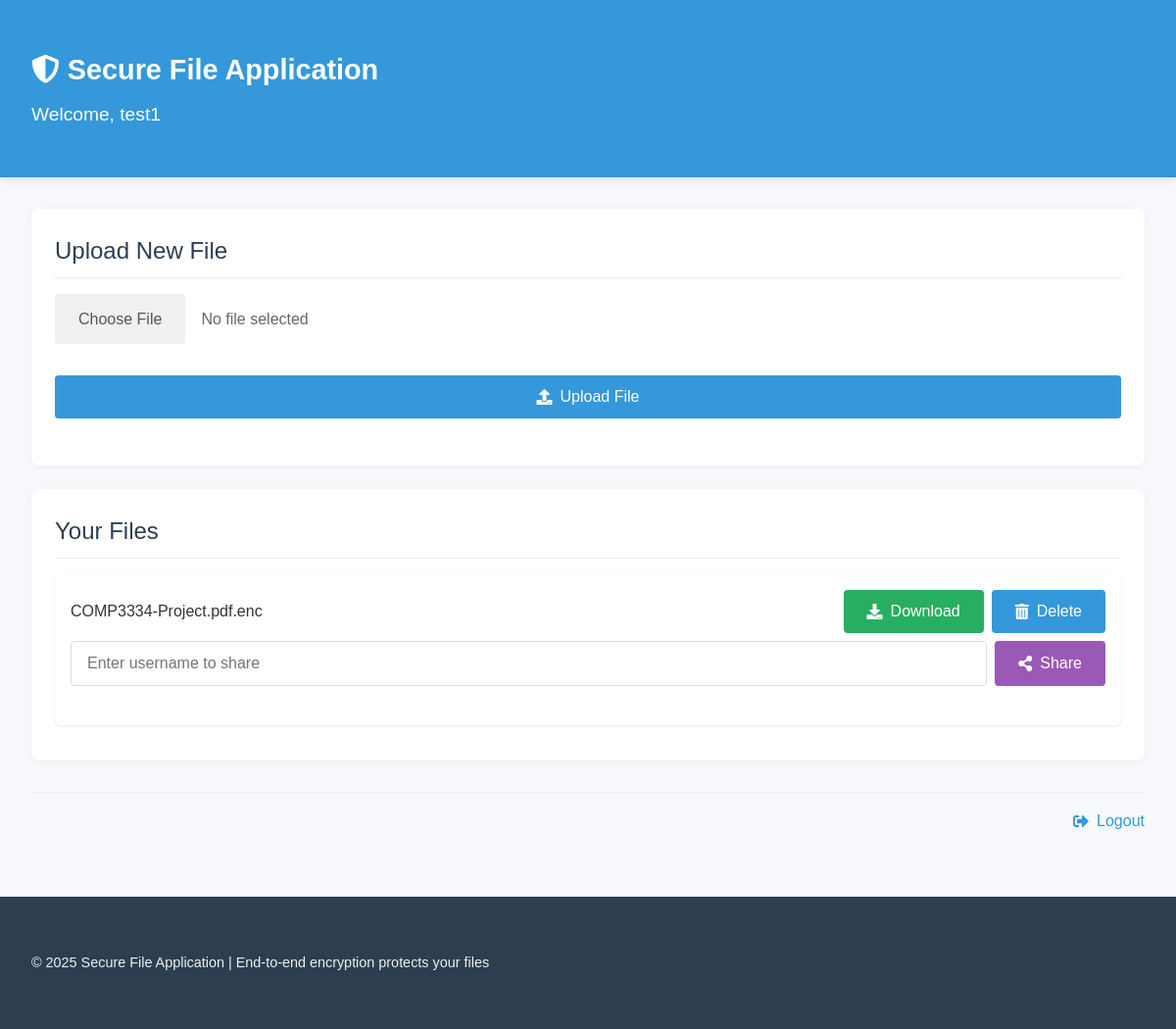
Page / (signed in) on the earlier database version.
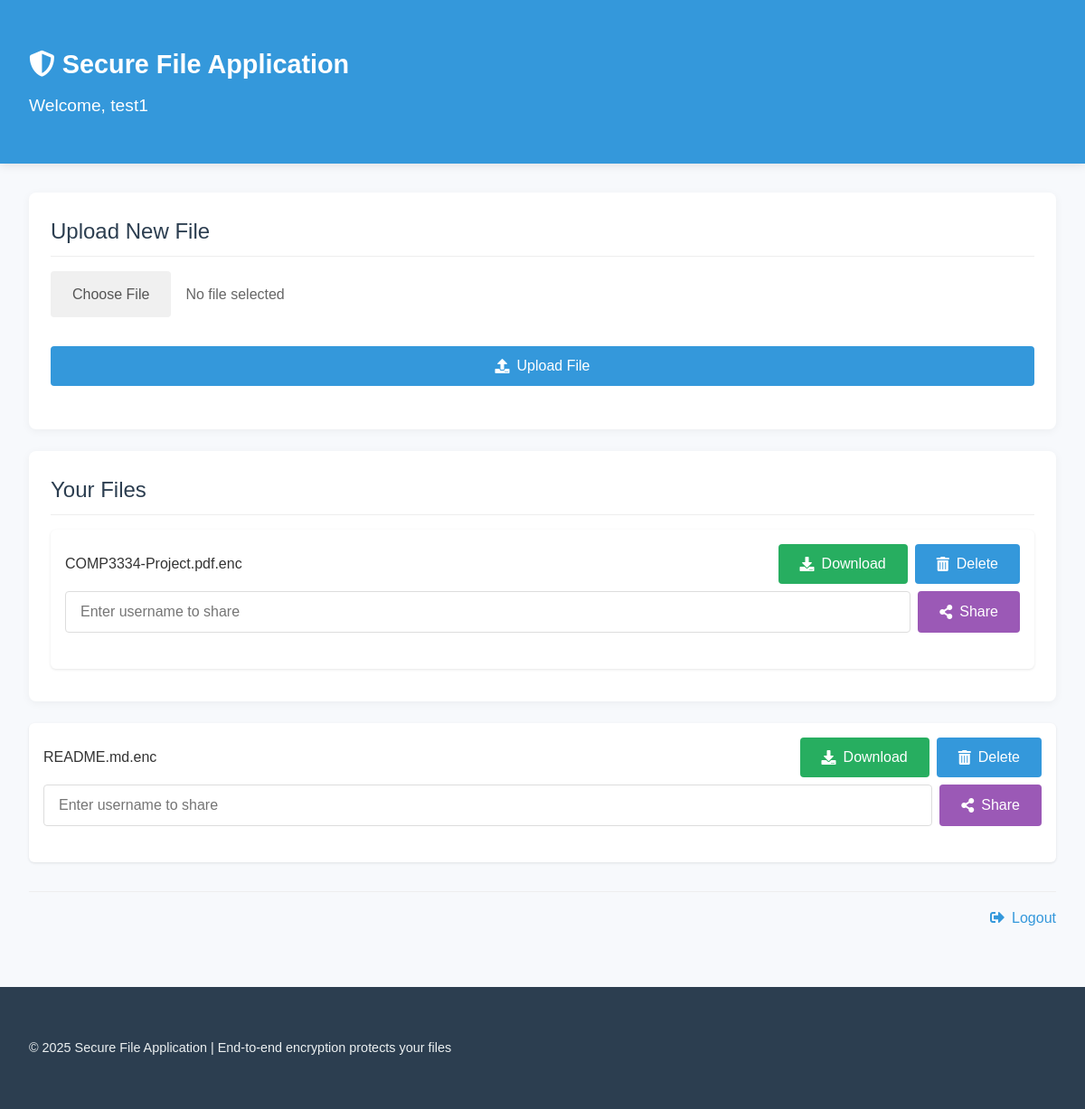
Same page on the later database version.
### tables this page shows
CREATE TABLE users (
            id INTEGER PRIMARY KEY AUTOINCREMENT,
            username TEXT UNIQUE NOT NULL,
            password TEXT NOT NULL,
            public_key TEXT NOT NULL,
            private_key TEXT NOT NULL
        );

CREATE TABLE files (
            id INTEGER PRIMARY KEY AUTOINCREMENT,
            filename TEXT NOT NULL,
            owner_id INTEGER NOT NULL,
            shared_users TEXT DEFAULT '',
            encryption_key TEXT NOT NULL,
            FOREIGN KEY(owner_id) REFERENCES users(id)
        );

### app.py (the view)
@app.route('/')
@login_required
def index():
    conn = sqlite3.connect('database.db')
    c = conn.cursor()
    c.execute('SELECT * FROM files WHERE owner_id = ?', (current_user.id,))
    owned_files = c.fetchall()
    c.execute('''
        SELECT f.*
        FROM files f
        WHERE f.shared_users LIKE ? OR f.shared_users LIKE ? OR f.shared_users LIKE ?
    ''', (f'%{current_user.id},%', f'%,{current_user.id}', f'{current_user.id}'))
    shared_files = c.fetchall()
    file_dict = {file[0]: file for file in owned_files}
    for file in shared_files:
        if file[0] not in file_dict:
            file_dict[file[0]] = file
    files = list(file_dict.values())
    conn.close()
    return render_template('index.html', files=files)

### app.py (called while the page is built)
@login_manager.user_loader
def load_user(user_id):
    conn = sqlite3.connect('database.db')
    c = conn.cursor()
    c.execute('SELECT * FROM users WHERE id = ?', (user_id,))
    user = c.fetchone()
    conn.close()
    if user:
        return User(user[0], user[1])
    return None

### templates/index.html (shortened to what this page needs)
{% extends "base.html" %}
{% block header %}Welcome, {{ current_user.username }}{% endblock %}
{% block content %}
<div class="main-content">
  <div class="card">
    <h3 class="card-title">Upload New File</h3>
    <form id="uploadForm" class="upload-form">
      <div class="file-input-container">
        <label for="fileInput" class="file-input-label">Choose File</label>
        <span id="selectedFileName" class="selected-file-name">No file selected</span>
      </div>
      <button type="submit" class="btn btn-primary">
        <i class="fas fa-upload"></i> Upload File
      </button>
    </form>
  </div>
  <div class="card">
    <h3 class="card-title">Your Files</h3>
    {% if files %}
    <ul class="file-list">
      {% for file in files %}
      <li class="file-item {% if file[2] != current_user.id %}shared-file{% endif %}">
        <div class="file-info">
          <span class="file-name">{{ file[1] }}</span>
        </div>
        <div class="file-actions">
            <button class="btn download-btn" data-file-id="{{ file[0] }}">
              <i class="fas fa-download"></i> Download
            </button>
            {% if file[2] == current_user.id %}
            <button class="btn btn-danger delete-btn" data-file-id="{{ file[0] }}">
              <i class="fas fa-trash-alt"></i> Delete
            </button>
            {% endif %}
            </div>
          {% if file[2] == current_user.id %}
          <form action="{{ url_for('share_file', file_id=file[0]) }}" method="POST" class="share-form">
            <input type="text" name="shared_user" placeholder="Enter username to share" />
            <button type="submit" class="btn btn-share">
              <i class="fas fa-share-alt"></i> Share
            </button>
          </form>
          {% endif %}
        </div>
      {% endfor %}
    {% else %}
    <div class="empty-state">
      <p>You haven't uploaded any files yet</p>
      <p class="empty-state-hint">Click the "Upload File" button above to get started</p>
    </div>
    {% endif %}
  </div>
<div class="nav-links">
  <a href="{{ url_for('logout') }}" class="nav-link">
    <i class="fas fa-sign-out-alt"></i> Logout
  </a>
</div>
{% endblock %}

### templates/base.html (shortened to what this page needs)
<!DOCTYPE html>
<html lang="en">
  <head>
    <link rel="stylesheet" href="https://cdnjs.cloudflare.com/ajax/libs/font-awesome/5.15.4/css/all.min.css" />
    <link rel="stylesheet" href="{{ url_for('static', filename='styles.css') }}" />
  </head>
  <body>
    <header class="app-header">
      <div class="container">
        <div class="header-content">
          <h1 class="app-title">
            <i class="fas fa-shield-alt"></i> Secure File Application
          </h1>
          <div class="header-subtitle">{% block header %}File Management System{% endblock %}</div>
        </div>
      </div>
    </header>
    <main class="container">
      {% block content %}{% endblock %}
    </main>
    <footer class="app-footer">
      <div class="container">
        <p>© 2025 Secure File Application | End-to-end encryption protects your files</p>
      </div>
    </footer>
  </body>
</html>

### static/styles.css (style rules this page uses)
* { margin: 0; padding: 0; box-sizing: border-box; }
body { font-family: "Noto Sans TC", "PingFang TC", "Microsoft JhengHei", "微軟正黑體", "Heiti TC", "黑體-繁", sans-serif; line-height: 1.6; color: #333; background-color: #f7f9fc; min-height: 100vh; display: flex; flex-direction: column; }
.container { max-width: 1200px; margin: 0 auto; padding: 2rem; width: 100%; }
main.container { flex: 1; }
h1 { font-size: 2.2rem; color: #2c3e50; margin-bottom: 1.5rem; font-weight: 600; }
h3 { font-size: 1.5rem; color: #2c3e50; margin: 1.5rem 0 1rem; font-weight: 500; }
.app-header { background-color: #3498db; color: white; padding: 1rem 0; box-shadow: 0 2px 10px rgba(0, 0, 0, 0.1); }
.header-content { display: flex; flex-direction: column; align-items: flex-start; }
.app-title { font-size: 1.8rem; margin-bottom: 0.5rem; color: white; }
.header-subtitle { font-size: 1.2rem; font-weight: 300; }
.card { background: white; padding: 1.5rem; border-radius: 8px; box-shadow: 0 2px 10px rgba(0, 0, 0, 0.05); margin-bottom: 1.5rem; }
.card-title { margin-top: 0; margin-bottom: 1rem; padding-bottom: 0.5rem; border-bottom: 1px solid #eee; }
form { margin-bottom: 1.5rem; }
label { display: block; margin-bottom: 0.5rem; font-weight: 500; color: #555; }
input[type="text"], input[type="password"], input[type="file"] { width: 100%; padding: 0.8rem 1rem; border: 1px solid #ddd; border-radius: 4px; font-size: 1rem; transition: border-color 0.3s, box-shadow 0.3s; }
.btn { background-color: #3498db; color: white; border: none; padding: 0.8rem 1.5rem; border-radius: 4px; cursor: pointer; font-size: 1rem; font-weight: 500; transition: background-color 0.3s, transform 0.1s; display: inline-flex; align-items: center; justify-content: center; }
.btn i { margin-right: 0.5rem; }
.btn-primary { background-color: #3498db; }
.upload-form { display: flex; flex-direction: column; gap: 1rem; }
.file-input-container { position: relative; display: flex; align-items: center; margin-bottom: 1rem; }
.file-input-label { background-color: #f0f0f0; color: #555; padding: 0.8rem 1.5rem; border-radius: 4px; cursor: pointer; font-weight: 500; transition: background-color 0.3s; display: inline-flex; align-items: center; margin-right: 1rem; margin-bottom: 0; }
.selected-file-name { flex: 1; white-space: nowrap; overflow: hidden; text-overflow: ellipsis; color: #666; }
.file-list { list-style: none; }
.file-item { background: white; padding: 1rem; margin-bottom: 0.8rem; border-radius: 6px; box-shadow: 0 1px 3px rgba(0, 0, 0, 0.1); display: flex; align-items: center; flex-wrap: wrap; transition: transform 0.2s, box-shadow 0.2s; }
.file-name { flex: 1; font-weight: 500; margin-right: 1rem; }
.file-actions { display: flex; align-items: center; flex-wrap: wrap; gap: 0.5rem; }
.download-btn { background-color: #27ae60; }
.share-form { display: flex; margin-top: 0.5rem; width: 100%; }
.share-form input { flex: 1; margin-bottom: 0; margin-right: 0.5rem; }
.btn-share { background-color: #9b59b6; }
.nav-links { display: flex; justify-content: flex-end; margin-top: 2rem; padding-top: 1rem; border-top: 1px solid #eee; }
.nav-link { color: #3498db; text-decoration: none; font-weight: 500; transition: color 0.3s; display: inline-flex; align-items: center; }
.nav-link i { margin-right: 0.5rem; }
.app-footer { background-color: #2c3e50; color: #ecf0f1; padding: 1.5rem 0; margin-top: 2rem; font-size: 0.9rem; }
.file-info { display: flex; flex: 1; align-items: center; margin-right: 1rem; }

Differences in the rows shown:
added files: filename "README.md.enc"
